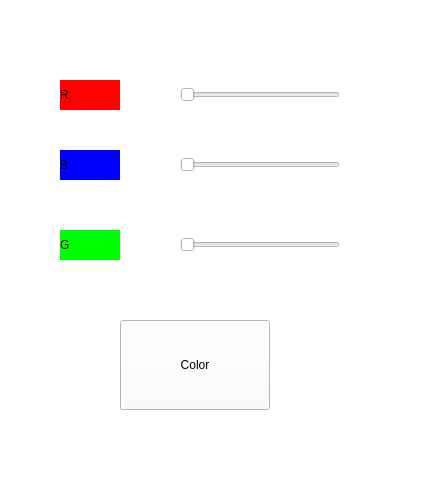
<?xml version="1.0" encoding="UTF-8"?>
<ui version="4.0">
 <class>MainWindow</class>
 <widget class="QMainWindow" name="MainWindow">
  <property name="geometry">
   <rect>
    <x>0</x>
    <y>0</y>
    <width>432</width>
    <height>500</height>
   </rect>
  </property>
  <property name="windowTitle">
   <string>MainWindow</string>
  </property>
  <property name="styleSheet">
   <string notr="true">background-color: rgb(255, 255, 255);</string>
  </property>
  <widget class="QWidget" name="centralwidget">
   <widget class="QSlider" name="horizon_R">
    <property name="geometry">
     <rect>
      <x>180</x>
      <y>80</y>
      <width>160</width>
      <height>30</height>
     </rect>
    </property>
    <property name="maximum">
     <number>255</number>
    </property>
    <property name="orientation">
     <enum>Qt::Horizontal</enum>
    </property>
   </widget>
   <widget class="QSlider" name="horizon_B">
    <property name="geometry">
     <rect>
      <x>180</x>
      <y>150</y>
      <width>160</width>
      <height>30</height>
     </rect>
    </property>
    <property name="maximum">
     <number>255</number>
    </property>
    <property name="orientation">
     <enum>Qt::Horizontal</enum>
    </property>
   </widget>
   <widget class="QSlider" name="horizon_G">
    <property name="geometry">
     <rect>
      <x>180</x>
      <y>230</y>
      <width>160</width>
      <height>30</height>
     </rect>
    </property>
    <property name="maximum">
     <number>255</number>
    </property>
    <property name="orientation">
     <enum>Qt::Horizontal</enum>
    </property>
   </widget>
   <widget class="QLabel" name="label_R">
    <property name="geometry">
     <rect>
      <x>60</x>
      <y>80</y>
      <width>60</width>
      <height>30</height>
     </rect>
    </property>
    <property name="styleSheet">
     <string notr="true">font: 12pt &quot;Arial&quot;;
background-color: rgb(255, 0, 0);
</string>
    </property>
    <property name="text">
     <string>R</string>
    </property>
   </widget>
   <widget class="QLabel" name="label_B">
    <property name="geometry">
     <rect>
      <x>60</x>
      <y>150</y>
      <width>60</width>
      <height>30</height>
     </rect>
    </property>
    <property name="styleSheet">
     <string notr="true">font: 12pt &quot;Arial&quot;;
background-color: rgb(0, 0, 255);</string>
    </property>
    <property name="text">
     <string>B</string>
    </property>
   </widget>
   <widget class="QLabel" name="label_G">
    <property name="geometry">
     <rect>
      <x>60</x>
      <y>230</y>
      <width>60</width>
      <height>30</height>
     </rect>
    </property>
    <property name="styleSheet">
     <string notr="true">font: 12pt &quot;Arial&quot;;
background-color: rgb(0, 255, 0);</string>
    </property>
    <property name="text">
     <string>G</string>
    </property>
   </widget>
   <widget class="QPushButton" name="btn_color">
    <property name="geometry">
     <rect>
      <x>120</x>
      <y>320</y>
      <width>150</width>
      <height>90</height>
     </rect>
    </property>
    <property name="text">
     <string>Color</string>
    </property>
   </widget>
  </widget>
  <widget class="QMenuBar" name="menubar">
   <property name="geometry">
    <rect>
     <x>0</x>
     <y>0</y>
     <width>432</width>
     <height>26</height>
    </rect>
   </property>
  </widget>
  <widget class="QStatusBar" name="statusbar"/>
 </widget>
 <resources/>
 <connections/>
</ui>
